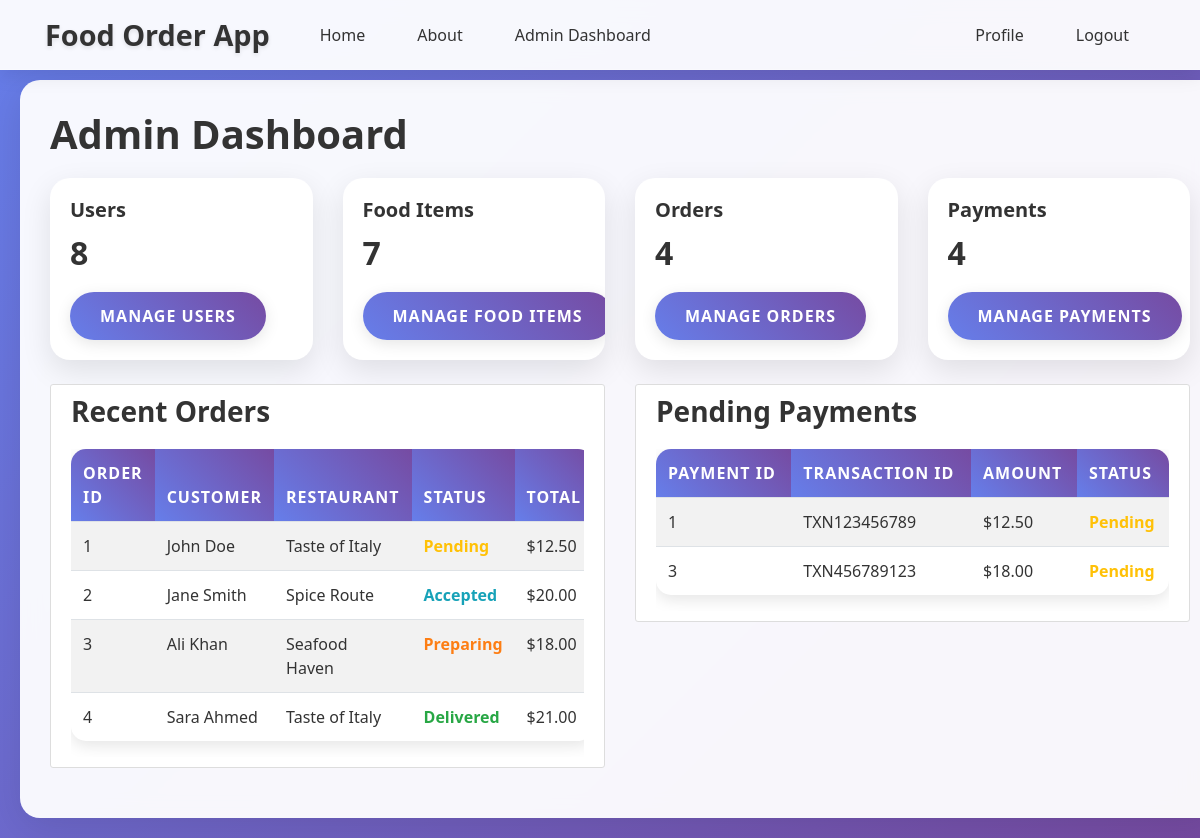
The page /admin/dashboard (signed in) on the database its author committed.
### app/models/order.py (models this page shows, shortened)
class Order(db.Model):
    __tablename__ = 'orders'
    id = db.Column(db.Integer, primary_key=True)
    customer_id = db.Column(db.Integer, db.ForeignKey('users.id'), nullable=False)
    food_item_id = db.Column(db.Integer, db.ForeignKey('food_items.id'), nullable=False)
    restaurant_id = db.Column(db.Integer, db.ForeignKey('users.id'), nullable=False)
    quantity = db.Column(db.Integer, nullable=False)
    total_price = db.Column(db.Numeric(10, 2), nullable=False)
    status = db.Column(db.Enum('pending', 'accepted', 'preparing', 'ready', 'delivered', 'cancelled', name='order_status'), default='pending')
    payment_id = db.Column(db.Integer, db.ForeignKey('payments.id'), nullable=True)
    order_date = db.Column(db.DateTime, default=datetime.utcnow)
    payment = db.relationship("Payment", backref="order", uselist=False, foreign_keys=[payment_id])

### app/models/user.py (models this page shows, shortened)
class User(db.Model, UserMixin):
    __tablename__ = 'users'
    id = db.Column(db.Integer, primary_key=True)
    name = db.Column(db.String(100), nullable=False)
    email = db.Column(db.String(120), unique=True, nullable=False)
    phone_number = db.Column(db.String(20), unique=True, nullable=False)
    location = db.Column(db.String(200), nullable=False)
    password = db.Column(db.String(60), nullable=False)
    role = db.Column(db.Enum('admin', 'customer', 'restaurant', name='user_roles'), default='customer')
    status = db.Column(db.Enum('active', 'pending', 'suspended', name='account_status'), default='active')
    food_items = db.relationship('FoodItem', backref='restaurant_owner', lazy=True, foreign_keys='FoodItem.restaurant_id')
    orders_as_customer = db.relationship('Order', backref='customer_user', lazy=True, foreign_keys='Order.customer_id')
    orders_as_restaurant = db.relationship('Order', backref='restaurant_user', lazy=True, foreign_keys='Order.restaurant_id')
    payments_as_customer = db.relationship('Payment', backref='customer_payer', lazy=True, foreign_keys='Payment.customer_id')
    payments_as_restaurant = db.relationship('Payment', backref='restaurant_receiver', lazy=True, foreign_keys='Payment.restaurant_id')

### app/models/payment.py (models this page shows, shortened)
class Payment(db.Model):
    __tablename__ = 'payments'
    id = db.Column(db.Integer, primary_key=True)
    order_id = db.Column(db.Integer, db.ForeignKey('orders.id'), nullable=False)
    customer_id = db.Column(db.Integer, db.ForeignKey('users.id'), nullable=False)
    restaurant_id = db.Column(db.Integer, db.ForeignKey('users.id'), nullable=False)
    bkash_transaction_id = db.Column(db.String(100), unique=True, nullable=False)
    payment_phone_number = db.Column(db.String(20), nullable=False)
    payment_method = db.Column(db.Enum('bkash', name='payment_methods'), default='bkash')
    amount = db.Column(db.Numeric(10, 2), nullable=False)
    payment_status = db.Column(db.Enum('pending', 'verified', 'rejected', 'failed', name='payment_status'), default='pending')
    payment_date = db.Column(db.DateTime, default=datetime.utcnow)

### app/routes/admin.py (the view)
@admin.route("/dashboard")
@login_required
@admin_required
def dashboard():
    users = User.query.all()
    food_items = FoodItem.query.all()
    orders = Order.query.all()
    payments = Payment.query.all()
    return render_template("admin_dashboard.html", users=users, food_items=food_items, orders=orders, payments=payments)

### app/templates/admin_dashboard.html
{% extends "base.html" %}
{% block content %}
    <h1>Admin Dashboard</h1>
    <div class="row">
        <div class="col-md-3">
            <div class="card">
                <div class="card-body">
                    <h5 class="card-title">Users</h5>
                    <h2 class="card-text">{{ users|length }}</h2>
                    <a href="{{ url_for('admin.manage_users') }}" class="btn btn-primary">Manage Users</a>
                </div>
            </div>
        </div>
        <div class="col-md-3">
            <div class="card">
                <div class="card-body">
                    <h5 class="card-title">Food Items</h5>
                    <h2 class="card-text">{{ food_items|length }}</h2>
                    <a href="{{ url_for('admin.manage_food_items') }}" class="btn btn-primary">Manage Food Items</a>
                </div>
            </div>
        </div>
        <div class="col-md-3">
            <div class="card">
                <div class="card-body">
                    <h5 class="card-title">Orders</h5>
                    <h2 class="card-text">{{ orders|length }}</h2>
                    <a href="{{ url_for('admin.manage_orders') }}" class="btn btn-primary">Manage Orders</a>
                </div>
            </div>
        </div>
        <div class="col-md-3">
            <div class="card">
                <div class="card-body">
                    <h5 class="card-title">Payments</h5>
                    <h2 class="card-text">{{ payments|length }}</h2>
                    <a href="{{ url_for('admin.manage_payments') }}" class="btn btn-primary">Manage Payments</a>
                </div>
            </div>
        </div>
    </div>
    <div class="row mt-4">
        <div class="col-md-6">
            <div class="content-section">
                <h3>Recent Orders</h3>
                {% if orders %}
                    <div class="table-responsive">
                        <table class="table table-striped">
                            <thead>
                                <tr>
                                    <th>Order ID</th>
                                    <th>Customer</th>
                                    <th>Restaurant</th>
                                    <th>Status</th>
                                    <th>Total</th>
                                </tr>
                            </thead>
                            <tbody>
                                {% for order in orders[:5] %}
                                    <tr>
                                        <td>{{ order.id }}</td>
                                        <td>{{ order.customer_user.name }}</td>
                                        <td>{{ order.restaurant_user.name }}</td>
                                        <td><span class="order-status {{ order.status }}">{{ order.status.title() }}</span></td>
                                        <td>${{ order.total_price }}</td>
                                    </tr>
                                {% endfor %}
                            </tbody>
                        </table>
                    </div>
                {% else %}
                    <p>No orders yet.</p>
                {% endif %}
            </div>
        </div>
        <div class="col-md-6">
            <div class="content-section">
                <h3>Pending Payments</h3>
                {% if payments %}
                    {% set pending_payments = payments|selectattr("payment_status", "equalto", "pending")|list %}
                    {% if pending_payments %}
                        <div class="table-responsive">
                            <table class="table table-striped">
                                <thead>
                                    <tr>
                                        <th>Payment ID</th>
                                        <th>Transaction ID</th>
                                        <th>Amount</th>
                                        <th>Status</th>
                                    </tr>
                                </thead>
                                <tbody>
                                    {% for payment in pending_payments[:5] %}
                                        <tr>
                                            <td>{{ payment.id }}</td>
                                            <td>{{ payment.bkash_transaction_id }}</td>
                                            <td>${{ payment.amount }}</td>
                                            <td><span class="payment-status {{ payment.payment_status }}">{{ payment.payment_status.title() }}</span></td>
                                        </tr>
                                    {% endfor %}
                                </tbody>
                            </table>
                        </div>
                    {% else %}
                        <p>No pending payments.</p>
                    {% endif %}
                {% else %}
                    <p>No payments yet.</p>
                {% endif %}
            </div>
        </div>
    </div>
{% endblock content %}

### app/static/main.css (style rules this page uses)
body { background: #fafafa; color: #333333; margin-top: 5rem; }
h1, h2, h3, h4, h5, h6 { color: #444444; }
.content-section { background: #ffffff; padding: 10px 20px; border: 1px solid #dddddd; border-radius: 3px; margin-bottom: 20px; }
.order-status { font-weight: bold; }
.order-status.pending { color: #ffc107; }
.order-status.accepted { color: #17a2b8; }
.order-status.preparing { color: #fd7e14; }
.order-status.delivered { color: #28a745; }
.payment-status { font-weight: bold; }
.payment-status.pending { color: #ffc107; }
body { padding-bottom: 70px; }
@media (min-width: 768px) { body { background: linear-gradient(135deg, #667eea 0%, #764ba2 100%); font-family: 'Segoe UI', Tahoma, Geneva, Verdana, sans-serif; padding-bottom: 0; } }
@media (min-width: 768px) { h1, h2, h3, h4, h5, h6 { color: #333; font-weight: 700; margin-bottom: 20px; } }
@media (min-width: 768px) { .btn { border-radius: 25px; padding: 12px 30px; font-weight: 600; text-transform: uppercase; letter-spacing: 1px; transition: all 0.3s ease; border: none; box-shadow: 0 4px 15px rgba(0, 0, 0, 0.1); } }
@media (min-width: 768px) { .btn-primary { background: linear-gradient(45deg, #667eea, #764ba2); color: white; } }
@media (min-width: 768px) { .card { border: none; border-radius: 20px; box-shadow: 0 10px 30px rgba(0, 0, 0, 0.1); transition: all 0.3s ease; overflow: hidden; } }
@media (min-width: 768px) { .table { border-radius: 15px; overflow: hidden; box-shadow: 0 5px 15px rgba(0, 0, 0, 0.1); } }
@media (min-width: 768px) { .table thead th { background: linear-gradient(45deg, #667eea, #764ba2); color: white; border: none; font-weight: 600; text-transform: uppercase; letter-spacing: 1px; } }
@media (min-width: 768px) { .table tbody tr { transition: all 0.3s ease; } }

### rows shown on the page
Order: id "1", customer_user.name "John Doe", restaurant_user.name "Taste of Italy", status "Pending", total_price "12.50"
Order: id "2", customer_user.name "Jane Smith", restaurant_user.name "Spice Route", status "Accepted", total_price "20.00"
Order: id "3", customer_user.name "Ali Khan", restaurant_user.name "Seafood Haven", status "Preparing", total_price "18.00"
Order: id "4", customer_user.name "Sara Ahmed", restaurant_user.name "Taste of Italy", status "Delivered", total_price "21.00"
Payment: id "1", bkash_transaction_id "TXN123456789", amount "12.50", payment_status "Pending"
Payment: id "3", bkash_transaction_id "TXN456789123", amount "18.00", payment_status "Pending"

### other values the page prints
{{ users|length }} "8"
{{ food_items|length }} "7"
{{ orders|length }} "4"
{{ payments|length }} "4"
